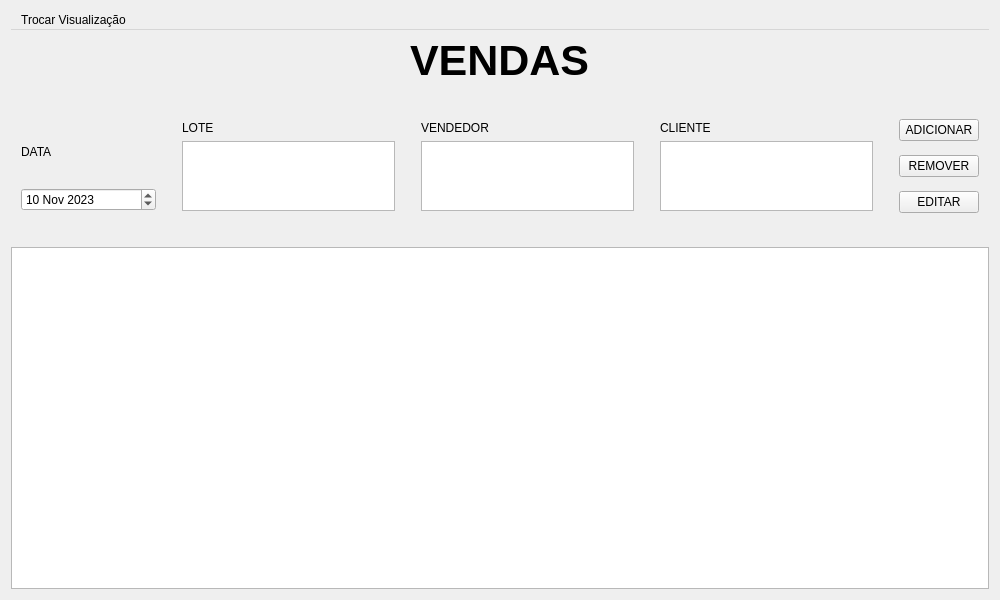
<?xml version="1.0" encoding="UTF-8"?>
<ui version="4.0">
 <class>vendas_ui</class>
 <widget class="QWidget" name="vendas_ui">
  <property name="geometry">
   <rect>
    <x>0</x>
    <y>0</y>
    <width>1000</width>
    <height>600</height>
   </rect>
  </property>
  <property name="windowTitle">
   <string>MainWindow</string>
  </property>
  <layout class="QVBoxLayout" name="verticalLayout_2">
   <item>
    <widget class="QMenuBar" name="menuBar">
     <widget class="QMenu" name="menuTrocar_Visualiza_o">
      <property name="title">
       <string>Trocar Visualização</string>
      </property>
      <addaction name="actionLotes_Vendas"/>
      <addaction name="actionClientes_Vendas"/>
      <addaction name="actionVendedores_Vendas"/>
      <addaction name="actionVendas_Vendas"/>
     </widget>
     <addaction name="menuTrocar_Visualiza_o"/>
    </widget>
   </item>
   <item>
    <layout class="QVBoxLayout" name="verticalLayout">
     <item>
      <layout class="QVBoxLayout" name="verticalLayout_4" stretch="0,0">
       <property name="spacing">
        <number>6</number>
       </property>
       <item>
        <layout class="QHBoxLayout" name="Menu_Title">
         <item>
          <spacer name="horizontalSpacer_4">
           <property name="orientation">
            <enum>Qt::Horizontal</enum>
           </property>
           <property name="sizeHint" stdset="0">
            <size>
             <width>40</width>
             <height>20</height>
            </size>
           </property>
          </spacer>
         </item>
         <item>
          <widget class="QLabel" name="label">
           <property name="sizePolicy">
            <sizepolicy hsizetype="Fixed" vsizetype="Fixed">
             <horstretch>0</horstretch>
             <verstretch>0</verstretch>
            </sizepolicy>
           </property>
           <property name="font">
            <font>
             <pointsize>32</pointsize>
             <bold>true</bold>
            </font>
           </property>
           <property name="text">
            <string>VENDAS</string>
           </property>
          </widget>
         </item>
         <item>
          <spacer name="horizontalSpacer">
           <property name="orientation">
            <enum>Qt::Horizontal</enum>
           </property>
           <property name="sizeHint" stdset="0">
            <size>
             <width>40</width>
             <height>20</height>
            </size>
           </property>
          </spacer>
         </item>
        </layout>
       </item>
       <item>
        <layout class="QVBoxLayout" name="APP" stretch="1,6">
         <item>
          <layout class="QHBoxLayout" name="FORM" stretch="2,3,3,3,0,0,0">
           <property name="spacing">
            <number>6</number>
           </property>
           <property name="topMargin">
            <number>20</number>
           </property>
           <property name="rightMargin">
            <number>0</number>
           </property>
           <property name="bottomMargin">
            <number>20</number>
           </property>
           <item>
            <layout class="QVBoxLayout" name="data_layout">
             <property name="leftMargin">
              <number>10</number>
             </property>
             <property name="topMargin">
              <number>10</number>
             </property>
             <property name="rightMargin">
              <number>10</number>
             </property>
             <property name="bottomMargin">
              <number>10</number>
             </property>
             <item>
              <widget class="QLabel" name="data_label">
               <property name="text">
                <string>DATA</string>
               </property>
              </widget>
             </item>
             <item>
              <widget class="QDateEdit" name="data_dateEdit">
               <property name="date">
                <date>
                 <year>2023</year>
                 <month>11</month>
                 <day>10</day>
                </date>
               </property>
              </widget>
             </item>
            </layout>
           </item>
           <item>
            <layout class="QVBoxLayout" name="lote_layout">
             <property name="leftMargin">
              <number>10</number>
             </property>
             <property name="topMargin">
              <number>10</number>
             </property>
             <property name="rightMargin">
              <number>10</number>
             </property>
             <property name="bottomMargin">
              <number>10</number>
             </property>
             <item>
              <widget class="QLabel" name="lote_label">
               <property name="text">
                <string>LOTE</string>
               </property>
               <property name="alignment">
                <set>Qt::AlignLeading|Qt::AlignLeft|Qt::AlignVCenter</set>
               </property>
              </widget>
             </item>
             <item>
              <widget class="QListWidget" name="lote_list">
               <property name="tabKeyNavigation">
                <bool>true</bool>
               </property>
              </widget>
             </item>
            </layout>
           </item>
           <item>
            <layout class="QVBoxLayout" name="vendedor_layout">
             <property name="leftMargin">
              <number>10</number>
             </property>
             <property name="topMargin">
              <number>10</number>
             </property>
             <property name="rightMargin">
              <number>10</number>
             </property>
             <property name="bottomMargin">
              <number>10</number>
             </property>
             <item>
              <widget class="QLabel" name="vendedor_label">
               <property name="text">
                <string>VENDEDOR</string>
               </property>
              </widget>
             </item>
             <item>
              <widget class="QListWidget" name="vendedor_list">
               <property name="tabKeyNavigation">
                <bool>true</bool>
               </property>
              </widget>
             </item>
            </layout>
           </item>
           <item>
            <layout class="QVBoxLayout" name="cliente_layout">
             <property name="leftMargin">
              <number>10</number>
             </property>
             <property name="topMargin">
              <number>10</number>
             </property>
             <property name="rightMargin">
              <number>10</number>
             </property>
             <property name="bottomMargin">
              <number>10</number>
             </property>
             <item>
              <widget class="QLabel" name="cliente_label">
               <property name="text">
                <string>CLIENTE</string>
               </property>
              </widget>
             </item>
             <item>
              <widget class="QListWidget" name="cliente_list">
               <property name="tabKeyNavigation">
                <bool>true</bool>
               </property>
              </widget>
             </item>
            </layout>
           </item>
           <item>
            <spacer name="horizontalSpacer_2">
             <property name="orientation">
              <enum>Qt::Horizontal</enum>
             </property>
             <property name="sizeType">
              <enum>QSizePolicy::MinimumExpanding</enum>
             </property>
             <property name="sizeHint" stdset="0">
              <size>
               <width>10</width>
               <height>20</height>
              </size>
             </property>
            </spacer>
           </item>
           <item>
            <layout class="QVBoxLayout" name="btns_layout">
             <property name="leftMargin">
              <number>0</number>
             </property>
             <item>
              <widget class="QPushButton" name="add_btn">
               <property name="text">
                <string>ADICIONAR</string>
               </property>
              </widget>
             </item>
             <item>
              <widget class="QPushButton" name="rm_btn">
               <property name="text">
                <string>REMOVER</string>
               </property>
              </widget>
             </item>
             <item>
              <widget class="QPushButton" name="edit_btn">
               <property name="text">
                <string>EDITAR</string>
               </property>
              </widget>
             </item>
            </layout>
           </item>
           <item>
            <spacer name="horizontalSpacer_3">
             <property name="orientation">
              <enum>Qt::Horizontal</enum>
             </property>
             <property name="sizeType">
              <enum>QSizePolicy::MinimumExpanding</enum>
             </property>
             <property name="sizeHint" stdset="0">
              <size>
               <width>10</width>
               <height>20</height>
              </size>
             </property>
            </spacer>
           </item>
          </layout>
         </item>
         <item>
          <widget class="QListWidget" name="ListWidget"/>
         </item>
        </layout>
       </item>
      </layout>
     </item>
    </layout>
   </item>
  </layout>
  <action name="actionLotes_Vendas">
   <property name="text">
    <string>Lotes</string>
   </property>
  </action>
  <action name="actionClientes_Vendas">
   <property name="text">
    <string>Clientes</string>
   </property>
  </action>
  <action name="actionVendas_Vendas">
   <property name="text">
    <string>Vendas</string>
   </property>
  </action>
  <action name="actionVendedores_Vendas">
   <property name="text">
    <string>Vendedores</string>
   </property>
  </action>
 </widget>
 <resources/>
 <connections/>
</ui>
